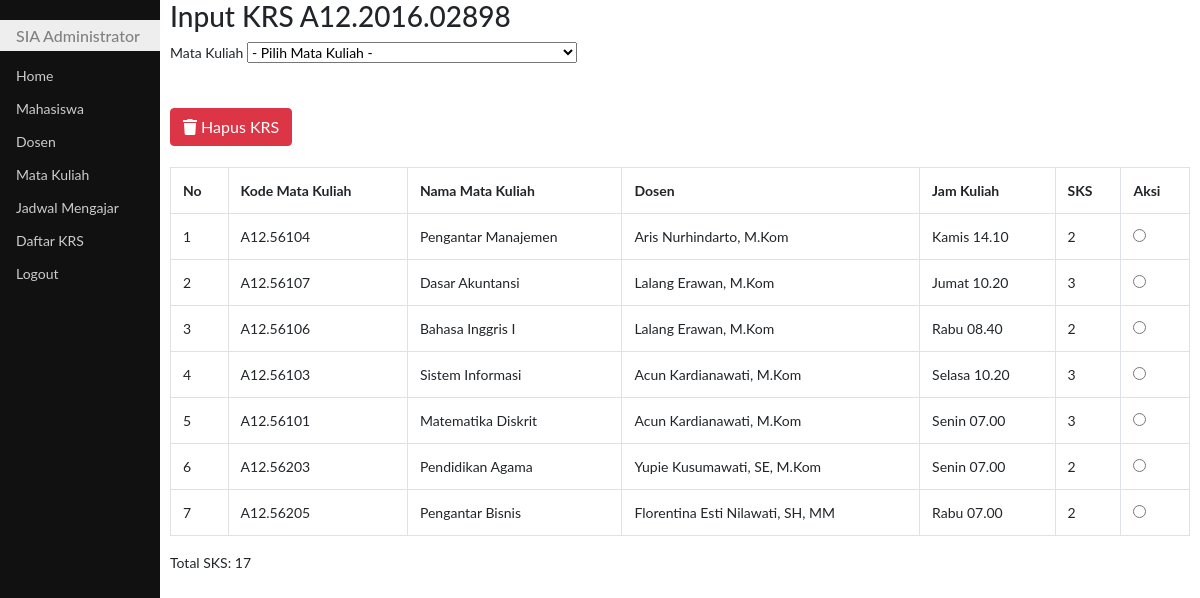
The app's page /inputKRS.php?nim=A12.2016.02898 with its own data.
### tables this page shows
CREATE TABLE `krs` (
  `idKrs` int(10) NOT NULL,
  `thAkd` int(10) DEFAULT NULL,
  `nim` char(15) DEFAULT NULL,
  `idMatkul` char(10) DEFAULT NULL,
  `nilai` char(1) DEFAULT NULL,
  `nppDos` char(16) DEFAULT NULL,
  `hari` char(10) DEFAULT NULL,
  `waktu` char(13) DEFAULT NULL
);

CREATE TABLE `matkul` (
  `id` int(11) NOT NULL,
  `idmatkul` char(10) DEFAULT NULL,
  `namamatkul` varchar(50) DEFAULT NULL,
  `sks` int(2) DEFAULT NULL,
  `jns` char(3) DEFAULT NULL,
  `smt` varchar(10) DEFAULT NULL
);

CREATE TABLE `dosen` (
  `id` int(11) NOT NULL,
  `npp` char(16) DEFAULT NULL,
  `namadosen` varchar(50) DEFAULT NULL,
  `homebase` char(10) DEFAULT NULL
);

### inputKRS.php (the view, shortened to what this page needs)
<?php
require "fungsi.php";
?>
<!DOCTYPE html>
<html>
<head>
    <link rel="stylesheet" type="text/css" href="bootstrap4/css/bootstrap.css">
    <link rel="stylesheet" type="text/css" href="css/styleku.css">
    <link rel="stylesheet" href="https://use.fontawesome.com/releases/v5.7.0/css/all.css">
</head>
<body>
    <div class="utama">
        <h3>Input KRS <?php echo $_GET["nim"] ?></h3>
        <form action="sv_krs.php" method="post">
            <div class="form-group">
                <label for="matakul">Mata Kuliah</label>
                <select name="matakul" id="matkul">
                    <option selected disable>- Pilih Mata Kuliah -</option>
                </select>
            </div>
        </form>
        <br />
        <form class="form-horizontal" role="form" method="POST">
            <div class="">
                <button type="submit" class="btn btn-danger" name="delete"><i class="fa fa-trash"></i> Hapus KRS</button>
            </div>
            <br />
            <table class=" table table-hover table-bordered">
                <tr>
                    <th>No</th>
                    <th>Kode Mata Kuliah</th>
                    <th>Nama Mata Kuliah</th>
                    <th>Dosen</th>
                    <th>Jam Kuliah</th>
                    <th>SKS</th>
                    <th>Aksi</th>
                </tr>
                <?php
                $i = 1;
                $totalSks = 0;
                $nim = $_GET["nim"];
                $query = mysqli_query($koneksi, "select * from krs where nim='$nim'");
                $cek = mysqli_num_rows($query);
                if ($cek > 0) {
                    while ($data = mysqli_fetch_object($query)) {
                        $matkul = mysqli_query($koneksi, "select * from matkul where idMatkul='$data->idMatkul'");
                        $datamatkul = mysqli_fetch_object($matkul);
                        $dosen = mysqli_query($koneksi, "select * from dosen where npp='$data->nppDos'");
                        $datadosen = mysqli_fetch_object($dosen);
                        $totalSks += $datamatkul->sks;
                ?>
                        <tr>
                            <td><?php echo $i ?></td>
                            <td><?php echo $datamatkul->idmatkul ?></td>
                            <td><?php echo $datamatkul->namamatkul ?></td>
                            <td><?php echo $datadosen->namadosen ?></td>
                            <td><?php echo $data->hari, " ", $data->waktu ?></td>
                            <td><?php echo $datamatkul->sks ?></td>
                            <td><input type="radio" name="delete[]" value="<?php echo $data->idKrs; ?>"></td>
                        </tr>
                    <?php
                        $i++;
                    }
                }
                ?>
            </table>
            Total SKS: <?php echo $totalSks; ?>
        </form>
    </div>
</body>
</html>

### css/styleku.css (style rules this page uses)
body { font-family: "Lato", sans-serif; }
.menusamping { height: 100%; width: 160px; position: fixed; z-index: 1; top: 0; left: 0; background-color: #111; overflow-x: hidden; padding-top: 20px; }
.menusamping a { padding: 6px 8px 6px 16px; text-decoration: none; font-size: 14px; color: #ccc; display: block; }
.menusamping h1 { padding: 6px 8px 6px 16px; text-decoration: none; font-size: 16px; color: #818181; background-color:#eee; display: block; }
.utama { margin-left: 160px; font-size: 14px; padding: 0px 10px; }

### records on screen
krs: matkul.idmatkul "A12.56104", matkul.namamatkul "Pengantar Manajemen", dosen.namadosen "Aris Nurhindarto, M.Kom", hari "Kamis", waktu "14.10", matkul.sks "2"
krs: matkul.idmatkul "A12.56107", matkul.namamatkul "Dasar Akuntansi", dosen.namadosen "Lalang Erawan, M.Kom", hari "Jumat", waktu "10.20", matkul.sks "3"
krs: matkul.idmatkul "A12.56106", matkul.namamatkul "Bahasa Inggris I", dosen.namadosen "Lalang Erawan, M.Kom", hari "Rabu", waktu "08.40", matkul.sks "2"
krs: matkul.idmatkul "A12.56103", matkul.namamatkul "Sistem Informasi", dosen.namadosen "Acun Kardianawati, M.Kom", hari "Selasa", waktu "10.20", matkul.sks "3"
krs: matkul.idmatkul "A12.56101", matkul.namamatkul "Matematika Diskrit", dosen.namadosen "Acun Kardianawati, M.Kom", hari "Senin", waktu "07.00", matkul.sks "3"
krs: matkul.idmatkul "A12.56203", matkul.namamatkul "Pendidikan Agama", dosen.namadosen "Yupie Kusumawati, SE, M.Kom", hari "Senin", waktu "07.00", matkul.sks "2"
krs: matkul.idmatkul "A12.56205", matkul.namamatkul "Pengantar Bisnis", dosen.namadosen "Florentina Esti Nilawati, SH, MM", hari "Rabu", waktu "07.00", matkul.sks "2"

### other values on screen
$_GET["nim"] "A12.2016.02898"
$totalSks "17"
